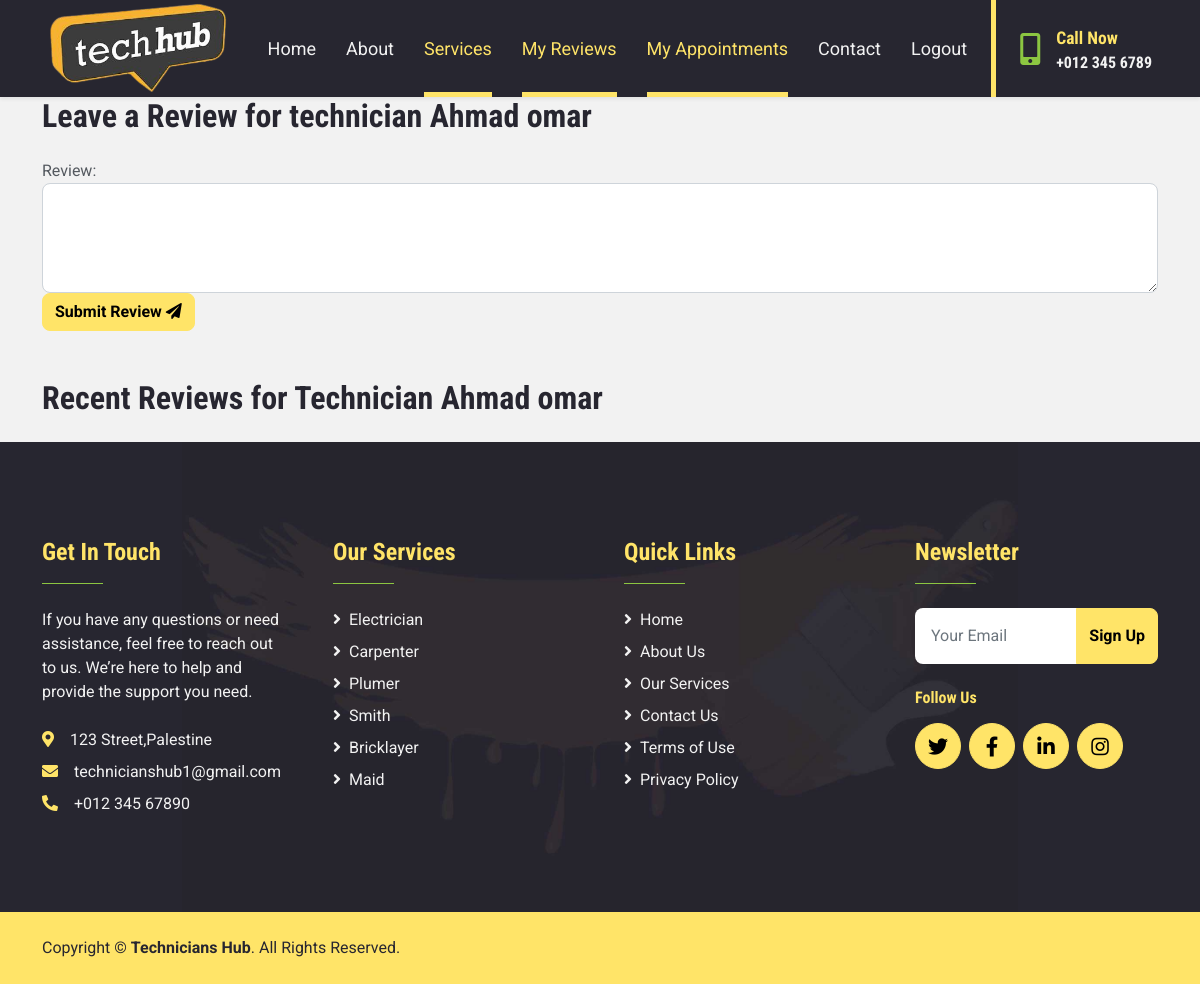
Before: /review_form/1/ (signed in) with the older database file.
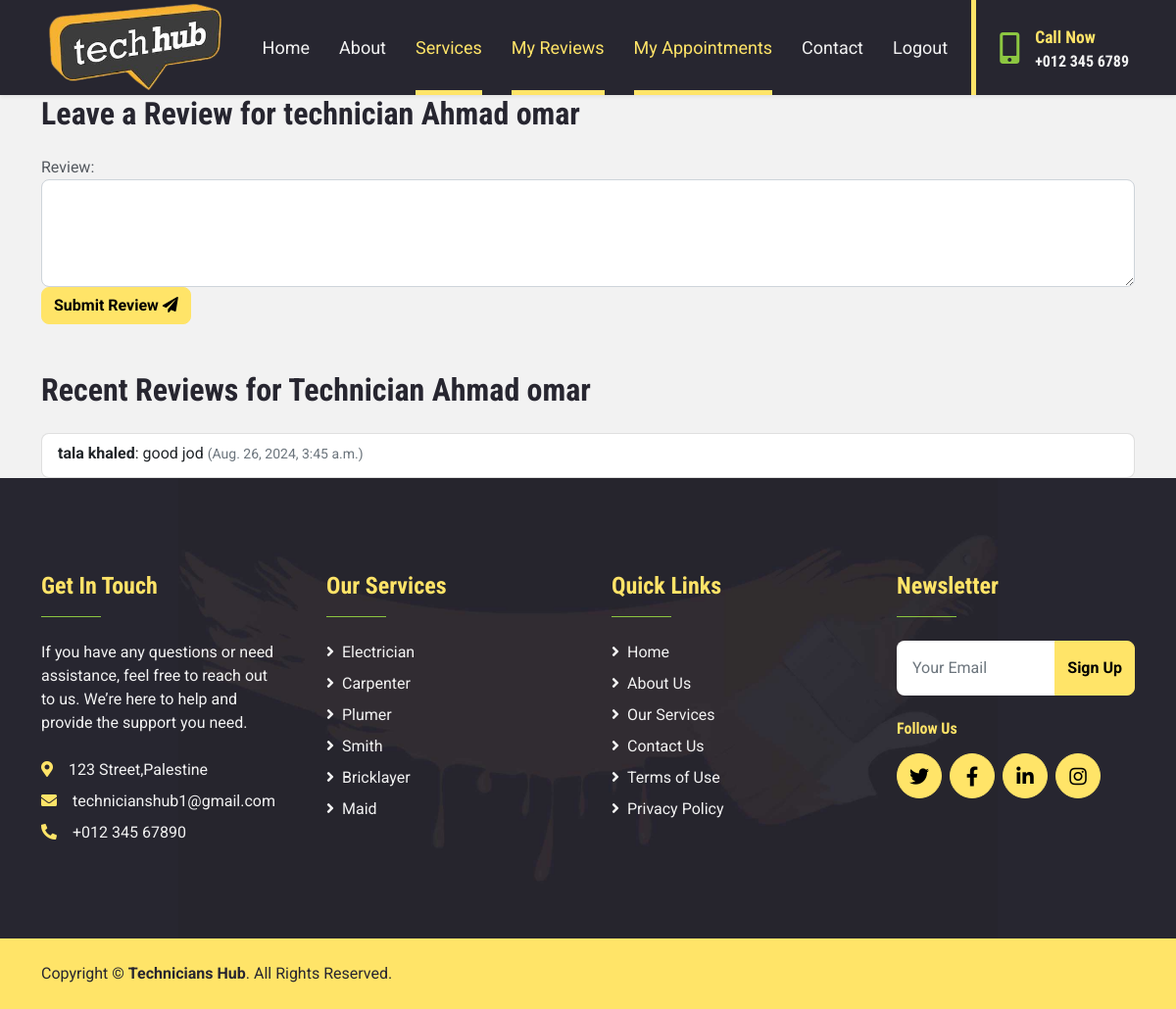
After: the same page with the newer database file.
### Technicians_app/models.py (models this page shows, shortened)
class Review(models.Model):
    technician = models.ForeignKey(Technician, related_name= "technician_reviews",  on_delete=models.CASCADE, default=1)
    user = models.ForeignKey(User, related_name= "user_reviews", on_delete=models.CASCADE, default=1)
    content = models.TextField()
    created_at = models.DateTimeField(auto_now_add=True)
    updated_at = models.DateTimeField(auto_now=True)

class User(models.Model):
    first_name = models.CharField(max_length=45)
    last_name = models.CharField(max_length=45)
    email = models.CharField(max_length=45)
    password = models.CharField(max_length=100)
    phone_number = models.CharField(max_length=25)
    date_of_birth = models.DateField()
    created_at = models.DateField(auto_now_add=True)
    updated_at = models.DateField(auto_now=True)
    objects = UserManager()

### Technicians_app/views.py (the view)
# urls.py: path('review_form/<int:technician_id>/', views.review_form, name='review_form'),
def review_form(request, technician_id):
    if 'id' not in request.session:
        return redirect('login')
    user_id = request.session['id']
    user = models.get_user(user_id)
    technician = models.get_technician(technician_id)
    return render(request, 'review_form.html', {'user': user, 'technician_id': technician_id, 'technician': technician})

### Technicians_app/models.py (called while the page is built)
def get_technician(technician_id):
    return Technician.objects.get(id=technician_id)

def get_user(user_id):
    user = User.objects.get(id=user_id)
    return user

### Technicians_app/templates/review_form.html (shortened to what the changed rows need)
<!DOCTYPE html>
<html lang="en">
<head>
    {% load static%}
    <link href="https://cdnjs.cloudflare.com/ajax/libs/font-awesome/5.15.0/css/all.min.css" rel="stylesheet">
    <link href="https://cdn.jsdelivr.net/npm/bootstrap-icons@1.4.1/font/bootstrap-icons.css" rel="stylesheet">
    <link href="lib/owlcarousel/assets/owl.carousel.min.css" rel="stylesheet">
    <link href="{% static 'css/bootstrap.min.css'%}" rel="stylesheet">
    <link href="{% static 'css/services.css'%}" rel="stylesheet">
</head>
<body class="bg-light">
    <div class="container">
        <h2 class="mb-4">Leave a Review for technician {{ technician.first_name }} {{ technician.last_name }}</h2>
    </div>
    <section class="container mt-5">
        <h2 class="mb-4">Recent Reviews for Technician {{ technician.first_name }} {{ technician.last_name }}</h2>
        <ul class="list-group">
            {% for review in technician.technician_reviews.all %}
            <li class="list-group-item">
                <p class="mb-1"><strong>{{ review.user.first_name }} {{ review.user.last_name }}</strong>: {{ review.content }} <small class="text-muted">({{ review.updated_at }})</small></p>
            </li>
            {% endfor %}
        </ul>
    </section>
</body>
</html>

Changed rows visible on the page:
added Review: user.first_name "tala", user.last_name "khaled", content "good jod", updated_at "Aug. 26, 2024, 3:45 a.m."
